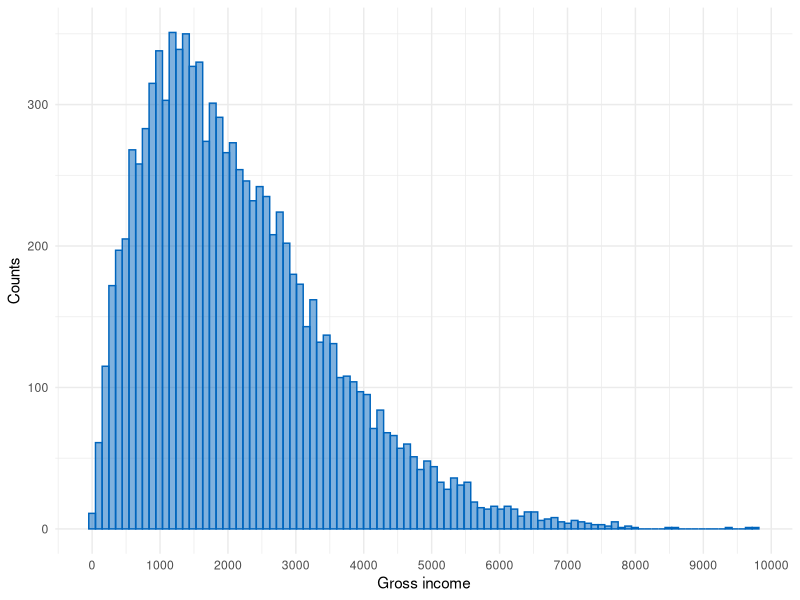

This figure's R source:
## ---- chunk 1
x <- runif(100, 1, 100)
mean_x <- round(mean(x), 2)
## ---- chunk 2
n <- 1e4
scale <- 1.5e4
income <- round( rbeta(n=n, shape1=2, shape2=12) * scale, 2)
## ---- chunk 3
library(ggplot2) # only load (run) once
## ---- chunk 4
# Plot the resulting curve
ggplot(data.frame(x = income), aes(x=x)) +
  geom_histogram(color = "#0065BD", fill = "#0065BD", alpha=0.5, bins = 100) +
  scale_x_continuous(breaks = seq(0, scale, 1e3)) + 
  labs(x = "Gross income", 
       y = "Counts") + 
  theme_minimal()
## ---- chunk 5
income_s <- sort(income)
group <- c("Lower 1%", "Lower 50%", "Top 10%", "Top 1%")
p <- c(.1, .5, .9, .99)

boundary <- round(income_s[p*n], 0)

low10_m <- mean( income_s[c(1:(.1*n))] )
low50_m <- mean( income_s[c(1:(.5*n))] )
top10_m <- mean( income_s[c((.9*n):n)] )
top1_m <- mean( income_s[c((.99*n):n)] )

means <-  round( c(low10_m, low50_m, top10_m, top1_m) , 0)

income_summary <- data.frame(group, boundary, means)
income_summary
## ---- chunk 6
head(diamonds, 10)
